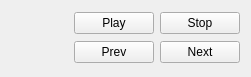
<ui version="4.0" >
 <class>SlidePlaybackWidget</class>
 <widget class="QWidget" name="SlidePlaybackWidget" >
  <property name="geometry" >
   <rect>
    <x>0</x>
    <y>0</y>
    <width>251</width>
    <height>77</height>
   </rect>
  </property>
  <property name="sizePolicy" >
   <sizepolicy vsizetype="Minimum" hsizetype="Minimum" >
    <horstretch>0</horstretch>
    <verstretch>0</verstretch>
   </sizepolicy>
  </property>
  <layout class="QHBoxLayout" name="horizontalLayout" >
   <item>
    <widget class="QLabel" name="m_slideLabel" >
     <property name="text" >
     </property>
    </widget>
   </item>
   <item>
    <layout class="QGridLayout" name="gridLayout" >
     <item row="0" column="0" >
      <widget class="QPushButton" name="m_playButton" >
       <property name="text" >
        <string>Play</string>
       </property>
      </widget>
     </item>
     <item row="0" column="1" >
      <widget class="QPushButton" name="m_stopButton" >
       <property name="text" >
        <string>Stop</string>
       </property>
      </widget>
     </item>
     <item row="1" column="0" >
      <widget class="QPushButton" name="m_prevButton" >
       <property name="text" >
        <string>Prev</string>
       </property>
      </widget>
     </item>
     <item row="1" column="1" >
      <widget class="QPushButton" name="m_nextButton" >
       <property name="text" >
        <string>Next</string>
       </property>
      </widget>
     </item>
    </layout>
   </item>
  </layout>
 </widget>
 <resources/>
 <connections/>
</ui>
